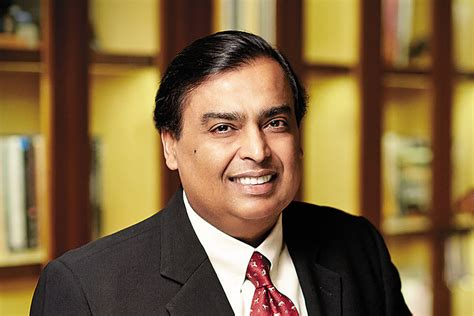
#> input picture Ambani.jpg, 474 x 316 px
$ jupyter execute 'Image to Pencil Sketch with Python.ipynb'   (shell and % lines are left out)
#> lines starting #> are read from the running program, lines starting #| are printed output that depends on the picture
## Sumeet Ghodke

## Task-3  Image to Pencil Sketch with Python

## Data Science Intern

[cell 1]
import warnings
warnings.filterwarnings('ignore')

[cell 2]
import cv2
from PIL import Image
from IPython.display import display,clear_output

## read the image

[cell 3]
image=cv2.imread('Ambani.jpg')  # reading the image
#> image is the input picture: shape (316, 474, 3); mean B, G, R 64.2, 101.9, 128.1

[cell 4]
display(Image.fromarray(image))

## if you wanted to resize the image then

[cell 5]
# img=cv2.resize(img,(200,300))
# display(Image.fromarray(img))

## I don't want to resize the image so I will not use it

## Converting original to grayscale

[cell 6]
gray_image=cv2.cvtColor(image,cv2.COLOR_BGR2GRAY)
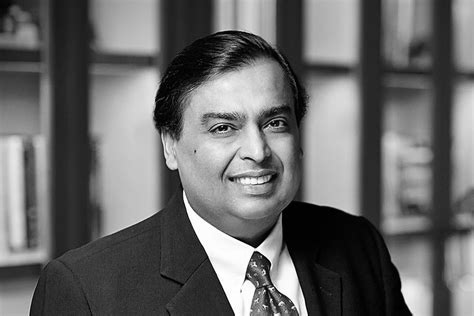
#> gray_image: shape (316, 474); min 0, max 255, mean 105.5
display(Image.fromarray(gray_image))

## Now we need to invert the new gray_scale image

[cell 7]
inverted_image=255-gray_image
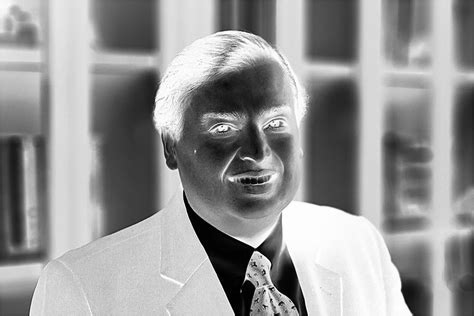
#> inverted_image: shape (316, 474); min 0, max 255, mean 149.5
display(Image.fromarray(inverted_image))

## Now the next step in the process is to blur the image by using the Gaussian Function in OpenCV

[cell 8]
blurred=cv2.GaussianBlur(inverted_image,(21,21),0)
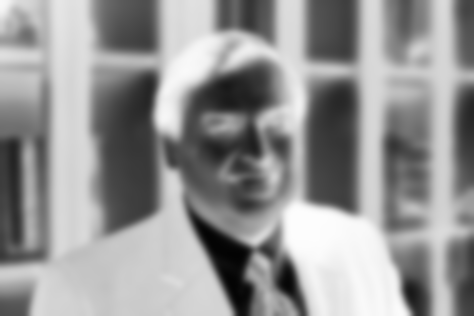
#> blurred: shape (316, 474); min 3, max 253, mean 149.5

## Now invert the blurred image

[cell 9]
invert_blurred=255-blurred
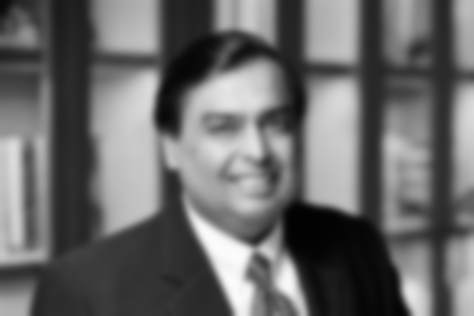
#> invert_blurred: shape (316, 474); min 2, max 252, mean 105.5
pencil_sketch=cv2.divide(gray_image,invert_blurred,scale=256.0)
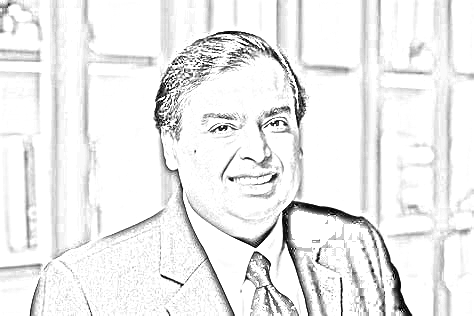
#> pencil_sketch: shape (316, 474); min 0, max 255, mean 236.8
display(Image.fromarray(pencil_sketch))
